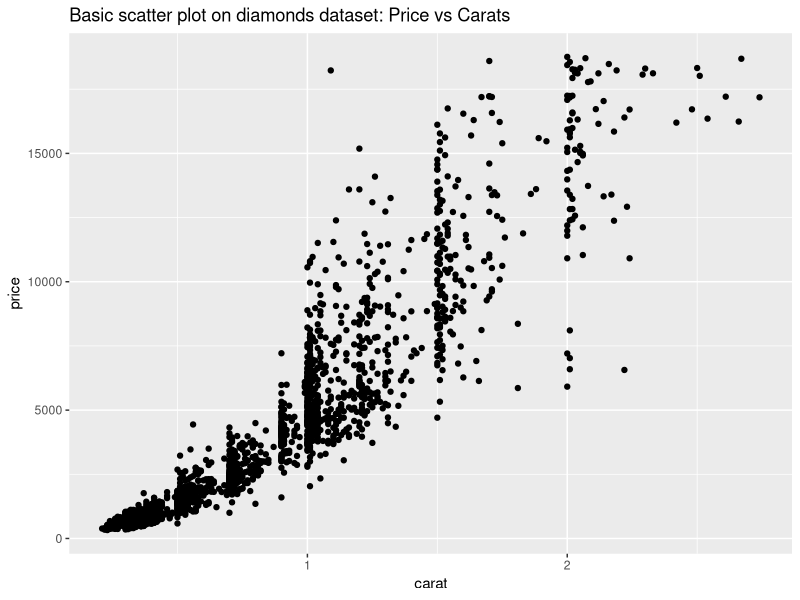

Here is the R script that generated this plot:
## ---- chunk 1

library(ggplot2)
diamonds<-diamonds
summary(diamonds)
colnames(diamonds)
nrow(diamonds)
data=diamonds[sample(1:nrow(diamonds),2000),]
## ---- chunk 2

p1=ggplot(data)+
  geom_point(aes(y=price,x=carat))+
  ggtitle('Basic scatter plot on diamonds dataset: Price vs Carats')
p1

